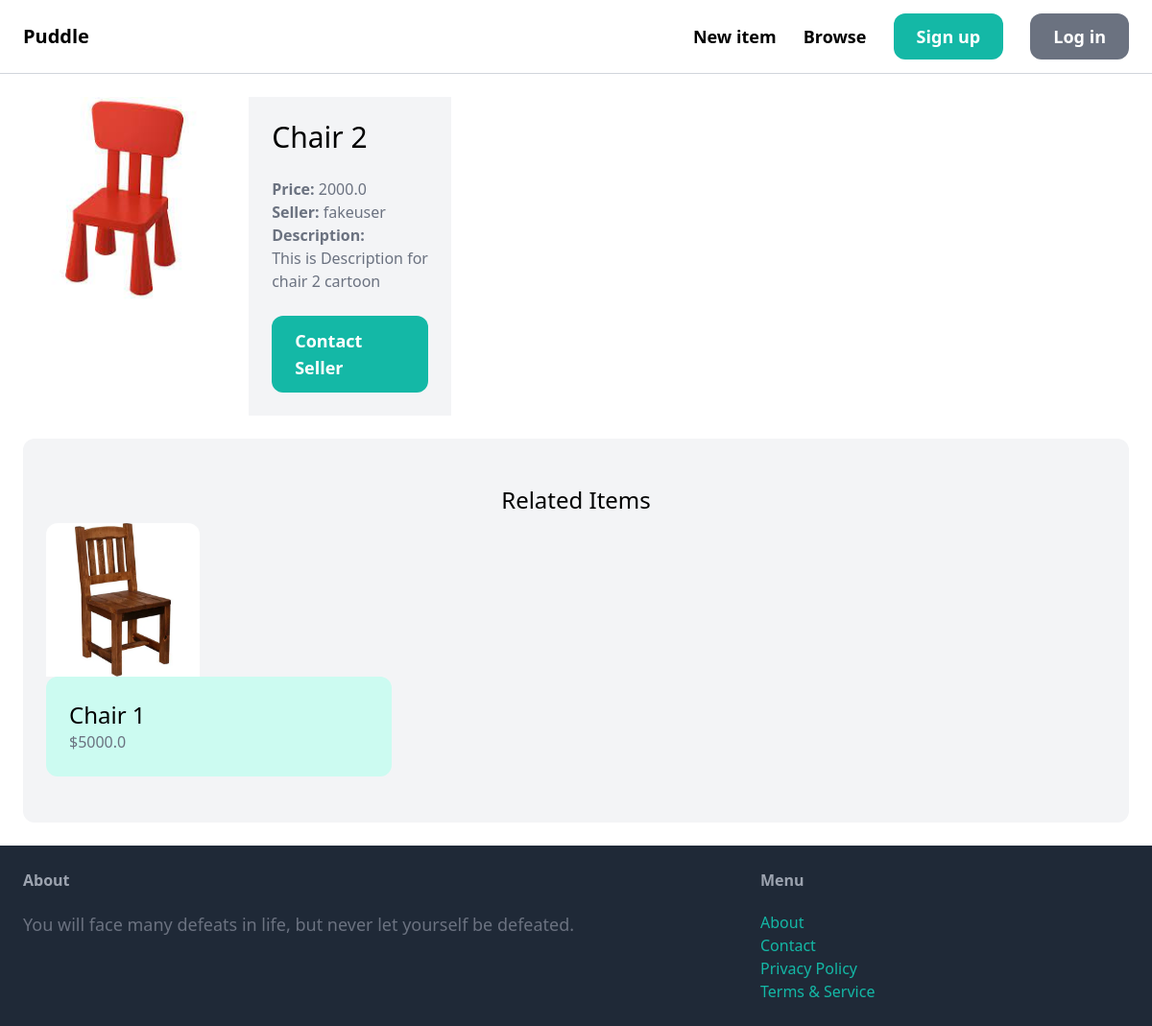
The page /items/12/ on the database as committed earlier.
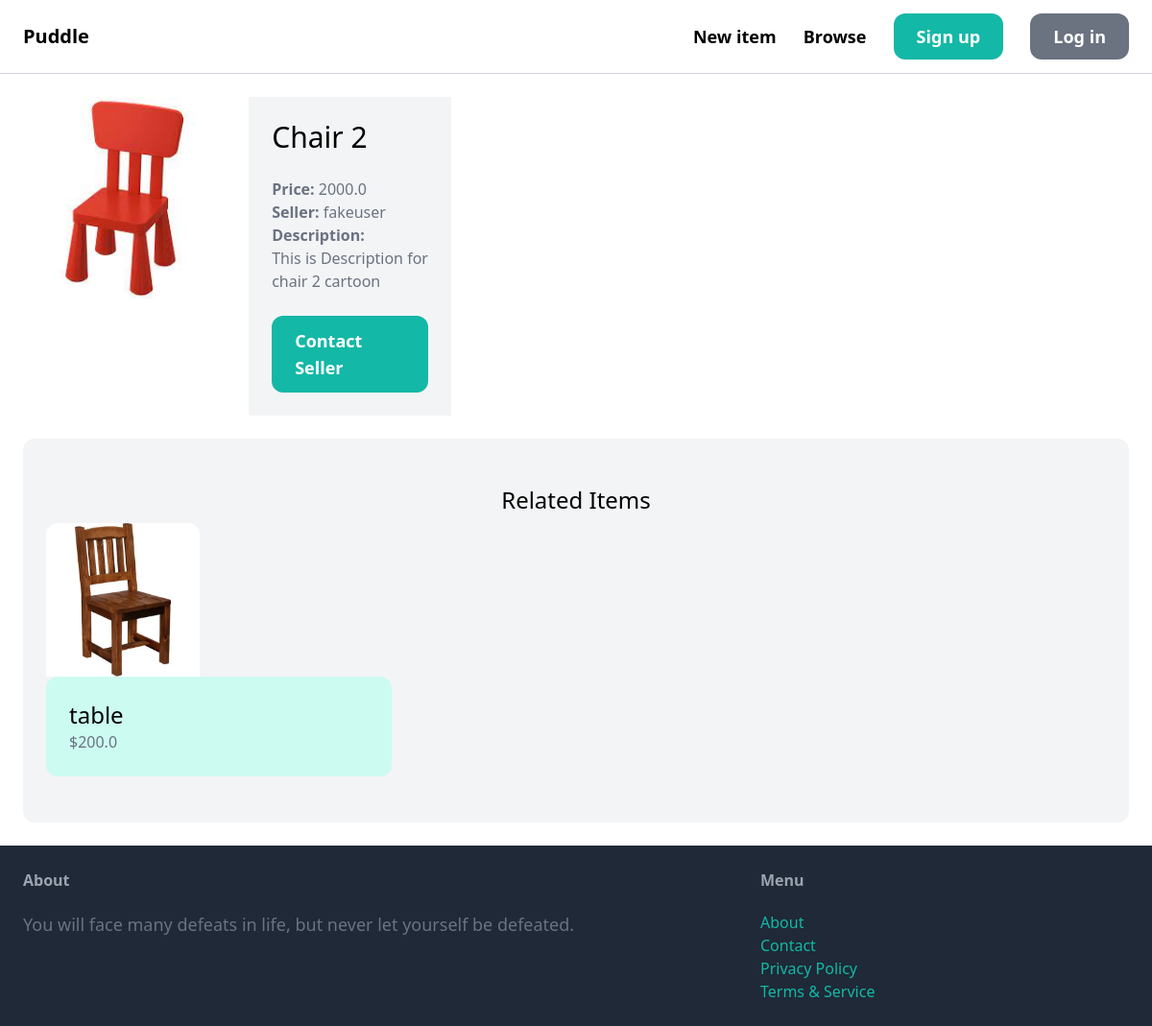
The same page on the database as committed later.
### item/models.py (models this page shows, shortened)
class Item(models.Model):
    Category = models.ForeignKey(Category, related_name='items', on_delete=models.CASCADE)
    name = models.CharField(max_length=255)
    description = models.TextField(blank=True, null=False)
    price = models.FloatField()
    image = models.ImageField(upload_to='item_images', blank=True, null=True)
    is_sold = models.BooleanField(default=False)
    created_by = models.ForeignKey(User, related_name='items', on_delete=models.CASCADE)
    created_at = models.DateTimeField(auto_now_add=True)

### item/views.py (the view)
# urls.py: path('<int:pk>/', views.detail, name='detail'),
def detail(request, pk):
    item = get_object_or_404(Item, pk=pk)
    related_items = Item.objects.filter(Category=item.Category, is_sold=False).exclude(pk=pk)[0:3]
    return render(request, 'item/detail.html', dict(item=item, related_items=related_items))

### item/templates/item/detail.html (shortened to what this page needs)
{% extends 'core/base.html' %}
{% block content %}
    <div class="grid grid-cols-5 gap-6">
        <div class="cols-span-3">
            <img src="{{ item.image.url }}" class="rounded-xl">
        </div>
        <div class="cols-span-2 p-6 bg-gray-100">
            <h1 class="mb-6 text-3xl">{{ item.name }}</h1>
            <p class="text-gray-500"><strong>Price: </strong> {{ item.price }}</p>
            <p class="text-gray-500"><strong>Seller: </strong> {{ item.created_by }}</p>
            {% if item.description %}
                <p class="text-gray-500"><strong>Description: </strong><br> {{ item.description }}</p>
            {% endif %}
            {% if request.user == item.created_by %}
                <div class="mt-6 p-6 bg-white rounded-xl">
                    <p>This is your item</p>
                    <a href="{% url 'item:edit' item.id %}" class="inline-block mt-6 px-6 py-3 text-lg font-semibold text-white bg-green-500 rounded-xl hover:bg-green-700">Edit</a>
                    <a href="{% url 'item:delete' item.id %}" class="inline-block mt-6 px-6 py-3 text-lg font-semibold text-white bg-red-500 rounded-xl hover:bg-red-700">Delete Item</a>
                </div>
            {% else %}
                <a href="{% url 'conversation:new' item.id %}" class="inline-block mt-6 px-6 py-3 text-lg font-semibold bg-teal-500 text-white rounded-xl hover:bg-teal-700">Contact Seller</a>
            {% endif %}
        </div>
    </div>
    <div class="mt-6 px-6 py-12 bg-gray-100 rounded-xl">
        <h2 class="mb-2 text-2xl text-center">Related Items</h2>
        <div class="grid grid-cols-3 gap-3">
            {% for item in related_items %}
                <div>
                    <a href="{% url 'item:detail' item.id %}">
                        <div>
                            <img src="{{ item.image.url }}" class="h-40 rounded-t-xl">
                        </div>
                        <div class="p-6 bg-teal-100 rounded-xl">
                            <h2 class="text-2xl">{{ item.name }}</h2>
                            <p class="text-gray-500">${{ item.price }}</p>
                        </div>
                    </a>
                </div>
            {% endfor %}
        </div>
    </div>
{% endblock%}

### core/templates/core/base.html (shortened to what this page needs)
<!DOCTYPE html>
<html lang="en">
<head>
    <script src="https://cdn.tailwindcss.com"></script>
</head>
<body>
    <nav class="px-6 py-6 flex justify-between item-center border-b border-gray-300">
        <a href="/" class="text-xl font-semibold">Puddle</a>
        <div class="space-x-6">
            <a href="{% url 'item:new' %}" class="text-lg font-semibold hover:text-gray-500 hover:no-underline">New item</a>
            <a href="{% url 'item:browse' %}" class="text-lg font-semibold hover:text-gray-500 hover:no-underline">Browse</a>
            {% if request.user.is_authenticated %}
                <a href="{% url 'conversation:inbox' %}" class="px-6 py-3 text-lg font-semibold bg-teal-500 text-white rounded-xl hover:bg-teal-700">Inbox</a>
                <a href="{% url 'dashboard:index' %}" class="px-6 py-3 text-lg font-semibold bg-gray-500 text-white rounded-xl hover:bg-gray-700">Dashboard</a>
            {% else %}
                <a href="{% url 'core:signup' %}" class="px-6 py-3 text-lg font-semibold bg-teal-500 text-white rounded-xl hover:bg-teal-700">Sign up</a>
                <a href="{% url 'core:login' %}" class="px-6 py-3 text-lg font-semibold bg-gray-500 text-white rounded-xl hover:bg-gray-700">Log in</a>
            {% endif %}
        </div>
    </nav>
    <div class="px-6 py-6">
        {% block content %}
        {% endblock %}
    </div>
    <footer class="px-6 py-6 flex justify-between bg-gray-800">
        <div class="w-2/3 pr-10">
            <h3 class="mb-5 font-semibold text-gray-400">About</h3>
            <p class="text-lg text-gray-500">You will face many defeats in life, but never let yourself be defeated.</p>
        </div>
        <div class="w-1/3">
            <h3 class="mb-5 font-semibold text-gray-400">Menu</h3>
            <ul>
                <li><a href="#" class="text-teal-500 hover:text-teal-700 hover:no-underline">About</a></li>
                <li><a href="{% url 'core:contact' %}" class="text-teal-500 hover:text-teal-700 hover:no-underline">Contact</a></li>
                <li><a href="#" class="text-teal-500 hover:text-teal-700 hover:no-underline">Privacy Policy</a></li>
                <li><a href="#" class="text-teal-500 hover:text-teal-700 hover:no-underline">Terms & Service</a></li>
            </ul>
        </div>
    </footer>
</body>
</html>

Rows that differ between the two databases and show on the page:
removed Item: image (picture), name "Chair 1", price "5000.0"
added Item: image (picture), name "table", price "200.0"
